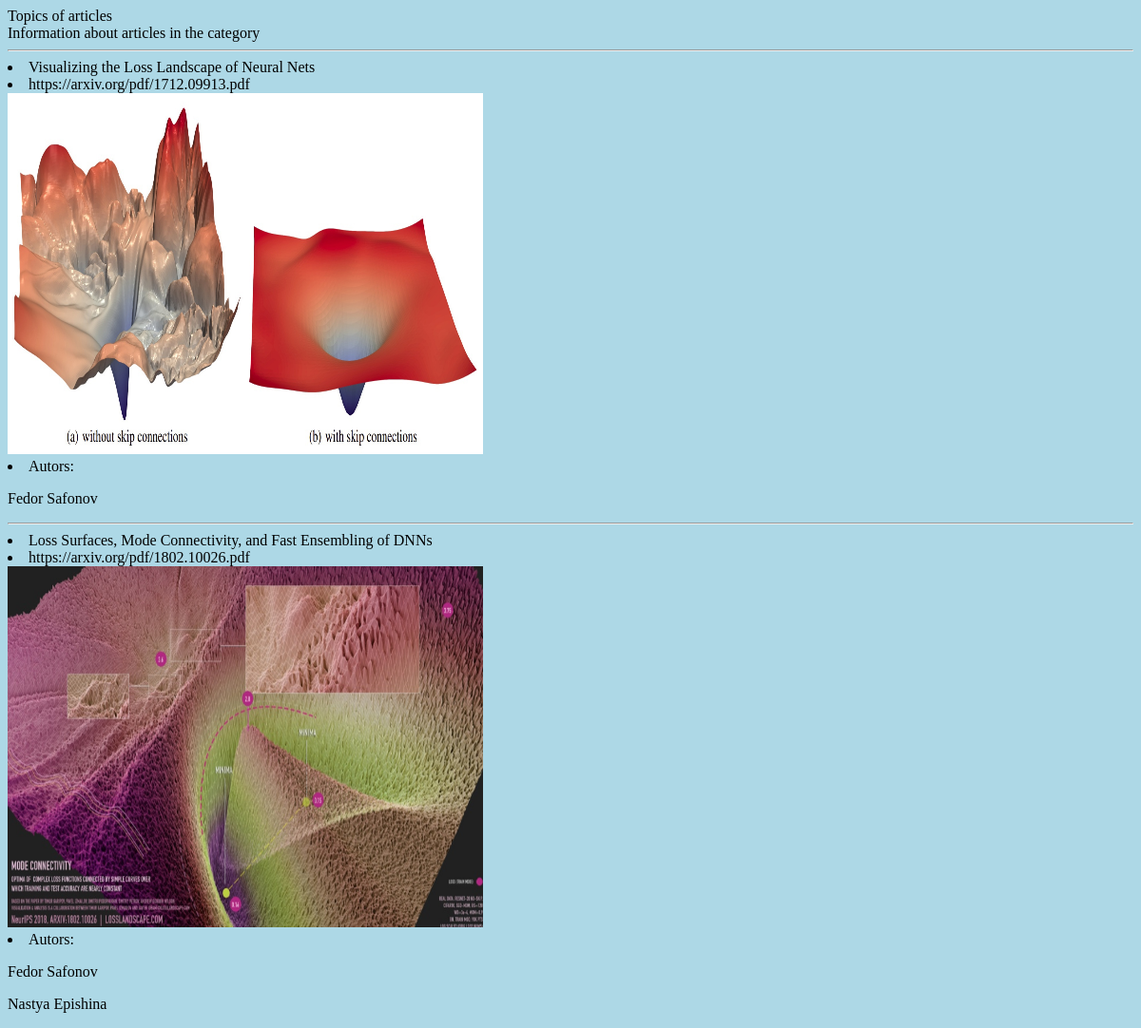
Before: /order/1/ with the older database file.
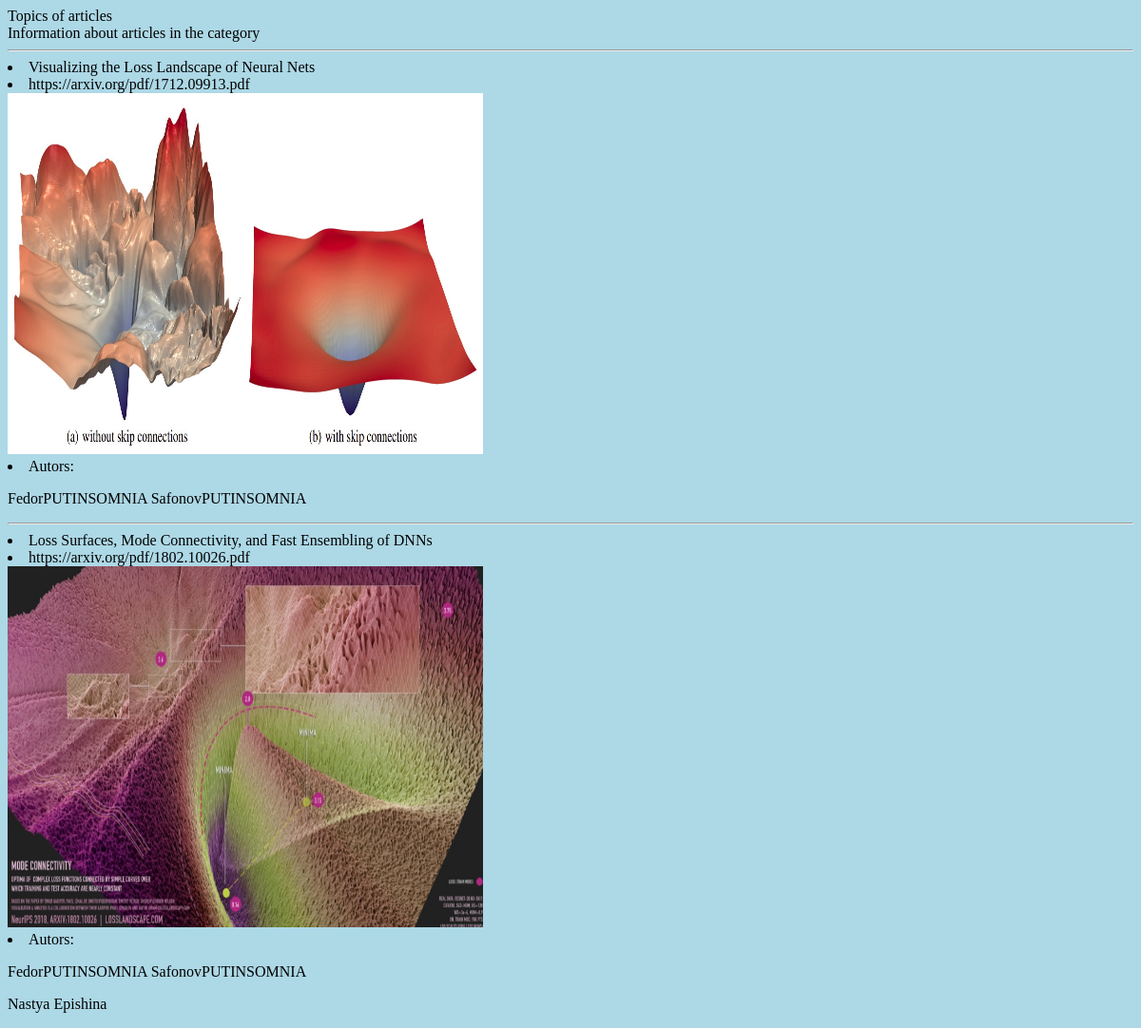
After: the same page with the newer database file.
### bmstu_lab/models.py (models this page shows, shortened)
class Articles(models.Model):
    title = models.CharField(max_length=100)
    link = models.URLField()
    created_at = models.DateTimeField(auto_now_add=True)
    photo = models.ImageField(upload_to="photos", default="None")
    autor_id = models.ManyToManyField(Autors)
    subject_id = models.ForeignKey(Subjects, on_delete=models.CASCADE)
    photo_link = models.CharField(max_length=100, default="no_link")
    subject = models.CharField(max_length=100, default="no_subject")
    price = models.IntegerField(default=0)
    cart = models.BooleanField(default=False)

class Autors(models.Model):
    name = models.CharField(max_length=100)
    family_name = models.CharField(max_length=100)
    def __str__(self):
        return f"{self.name} {self.family_name}"

### bmstu_lab/views.py (the view)
# urls.py: path('order/<int:id>/', views.GetArticle, name='order_url'), # ссылка url, которая показывает статьи
def GetArticle(request, id):
    permission_classes = (permissions.AllowAny,)
    articles_by_group = Articles.objects.filter(subject_id=id)
    return render(request, 'bmstu_lab/articles.html', {'data': articles_by_group})

### bmstu_lab/templates/bmstu_lab/articles.html (shortened to what this page needs)
{% extends 'bmstu_lab/base.html' %}
{% load static %}
{% block content %}
    <div> Information about articles in the category </div>
    {% for article in data %}
        <hr>
        <li>{{article.title}}</li>
        <li>{{ article.link }}</li>
        <img src='{% static article.photo %}' height="380" width="500">
        <li>Autors:</li>
        {% for autor in article.autor_id.all %}
            <p>{{autor}}</p>
        {% endfor %}
    {% endfor %}
{% endblock %}

### bmstu_lab/templates/bmstu_lab/base.html (shortened to what this page needs)
<!doctype html>
{% load static %}
<html lang="en" class="h-100">
<head>
    <link rel="stylesheet" type="text/css" href="{% static 'bmstu_lab/style.css' %}">
</head>
<body>
    Topics of articles
    {% block content %}{% endblock %}
</body>
</html>

### bmstu_lab/static/bmstu_lab/style.css (style rules this page uses)
body { background-color: lightblue; }

Changed rows visible on the page:
changed Autors: name+family_name "Fedor Safonov" → "FedorPUTINSOMNIA SafonovPUTINSOMNIA"
